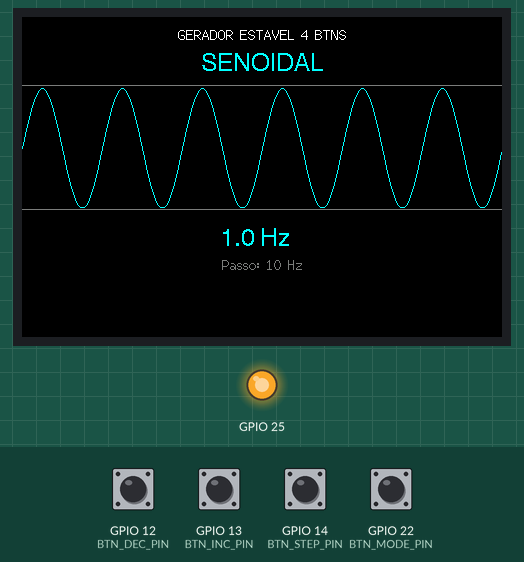
This program was run on a simulated ESP32. Parts: 480×320 colour display, output pins drawn as LEDs (lit = HIGH). The inputs (shaded band) are chosen by the test bench; at power-on: GPIO 12 (BTN_DEC_PIN), GPIO 13 (BTN_INC_PIN), GPIO 14 (BTN_STEP_PIN), GPIO 22 (BTN_MODE_PIN) HIGH.

Above: at 1.6 s.
1.7 s: GPIO 22 (BTN_MODE_PIN) pulled LOW for 0.15 s
At 3.0 s:
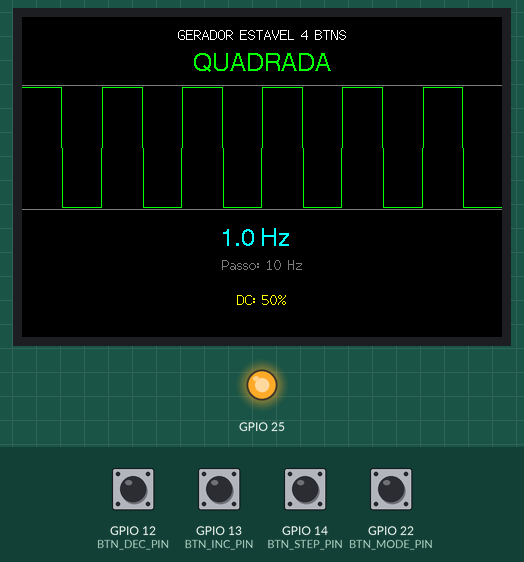
3.3 s: GPIO 22 (BTN_MODE_PIN) pulled LOW for 1 s
At 3.61 s:
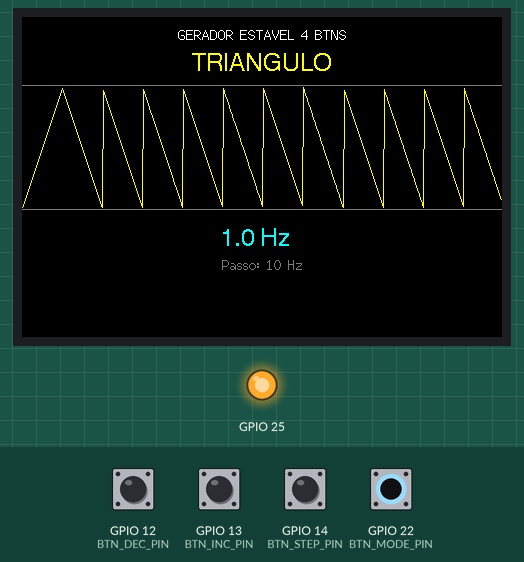
5.8 s: GPIO 12 (BTN_DEC_PIN) pulled LOW for 0.15 s
At 6.6 s:
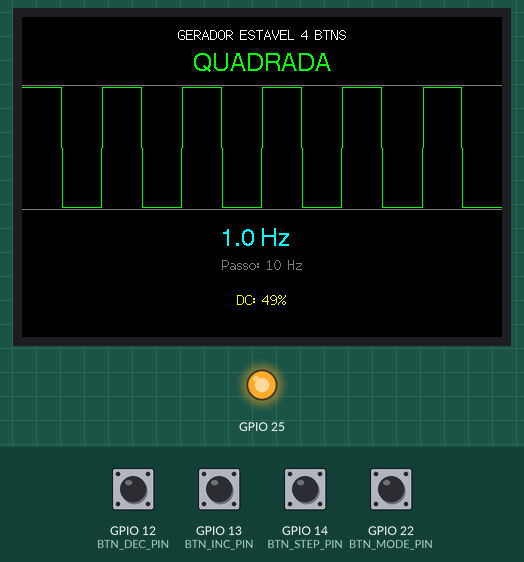
7.4 s: GPIO 13 (BTN_INC_PIN) pulled LOW for 1 s
At 11.3 s:
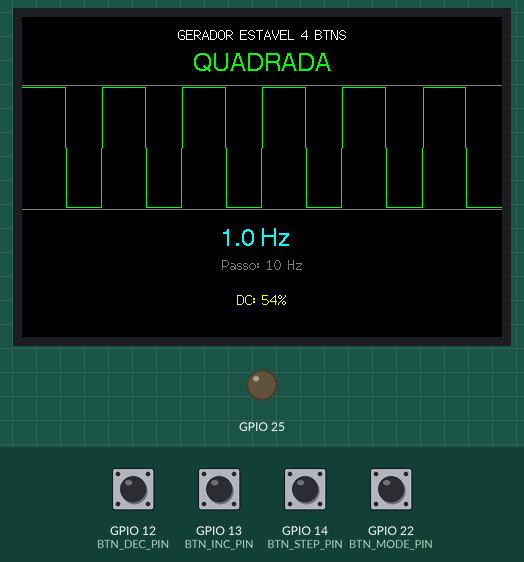
11.4 s: GPIO 14 (BTN_STEP_PIN) pulled LOW for 0.15 s
At 12.8 s:
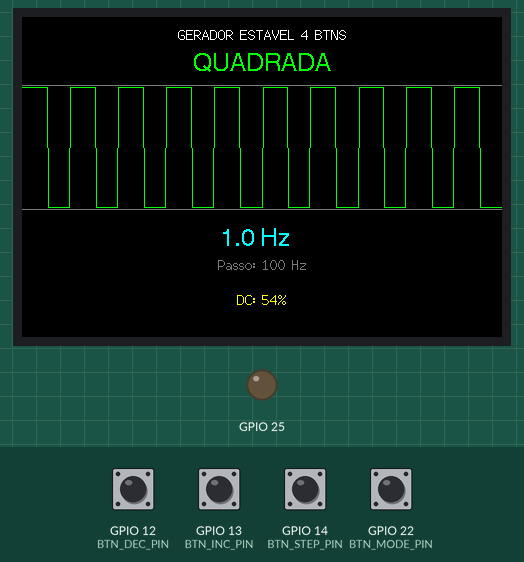
13.2 s: GPIO 22 (BTN_MODE_PIN) pulled LOW for 0.15 s
At 13.8 s:
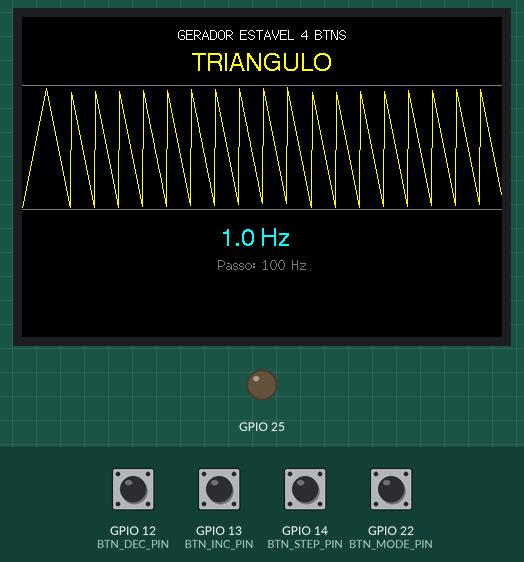
Timing chart, 0 to 17.3 s (numbered marks = the images above; inputs shaded):
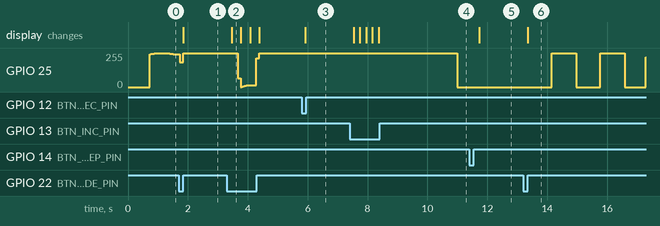

Measured:
- after the input at 1.7 s, the display: changes after 0.14 s (image 1)
- after the input at 3.3 s, the display: changes after 0.16 s (image 2)
- after the input at 5.8 s, the display: changes after 0.11 s (image 3)
- after the input at 7.4 s, GPIO 25: 255/255 → 0/255 after 3.6 s instead of 2.6 s; the display: first changes after 0.14 s (image 4 shows a later state)
- after the input at 11.4 s, the display: changes after 0.33 s (image 5)
- after the input at 13.2 s, the display: changes after 0.16 s (image 6)

The program:

main.cpp
```cpp
/*******************************************************************************
 * PROJETO: Gerador de Funções
 *
 * FUNÇÃO: SENOIDAL, QUADRADA, TRIANGULO, DENTE DE SERRA
 *
 * DESENVOLVEDOR: Osiris Silva
 *
 * CARGO: Técnico em Eletrônica
 *
 * DATA: 10/01/2026
 *
 * HARDWARE: Tela TFT - ST7796 - Resolução: 480x320
 * - Modelo: ESP WROOM 32 DEV KIT
 * - Não conjugados
 *
 * NOTAS TÉCNICAS:
 *
 * Versão 6
 *******************************************************************************/

#include <Arduino.h>
#include <TFT_eSPI.h>
#include <driver/dac.h>

// Pinos de Controle
#define BTN_MODE_PIN 22
#define BTN_INC_PIN  13
#define BTN_DEC_PIN  12
#define BTN_STEP_PIN 14
#define DAC_CHAN     DAC_CHANNEL_1
// VOLTMETER_PIN removido

TFT_eSPI tft = TFT_eSPI();

// --- VARIÁVEIS GLOBAIS ---
volatile int modoOnda = 0;
volatile float frequencia = 1.0;
volatile float dutyCycle = 50.0;
// measuredVoltage removido
float fase = 0;
String nomes[] = {"SENOIDAL", "QUADRADA", "TRIANGULO", "DENTE SERRA"};
uint16_t cores[] = {TFT_CYAN, TFT_GREEN, TFT_YELLOW, TFT_MAGENTA};

// Parâmetros de ajuste
int currentStepIndex = 1;
float freqSteps[] = {1.0, 10.0, 100.0};
const float FREQ_MIN = 5.0;
const float FREQ_MAX = 20000.0;

// Controle de Debounce/Tempo
unsigned long ultimoDebounceBtnInc = 0;
unsigned long ultimoDebounceBtnDec = 0;
unsigned long tempoPressionadoStep = 0;
unsigned long ultimoDebounceBtnMode = 0;


// Variáveis para o Gráfico
#define GRAPH_HEIGHT 120
#define GRAPH_Y_START 70


// --- FUNÇÕES DE DESENHO DA UI ---

void desenharTelaPrincipal() {
    tft.fillScreen(TFT_BLACK);
    tft.setTextColor(TFT_WHITE);
    tft.drawCentreString("GERADOR ESTAVEL 4 BTNS", 240, 10, 2);
    tft.drawFastHLine(0, GRAPH_Y_START - 2, 480, TFT_DARKGREY);
    tft.drawFastHLine(0, GRAPH_Y_START + GRAPH_HEIGHT + 2, 480, TFT_DARKGREY);
}

// NOVO: Função para desenhar a onda estática no gráfico com escala dinâmica
void desenharOndaEstatica() {
    tft.fillRect(0, GRAPH_Y_START, 480, GRAPH_HEIGHT + 2, TFT_BLACK); // Limpa o gráfico
    tft.drawFastHLine(0, GRAPH_Y_START - 2, 480, TFT_DARKGREY);
    tft.drawFastHLine(0, GRAPH_Y_START + GRAPH_HEIGHT + 2, 480, TFT_DARKGREY);

    int oldY = map(0, 0, 255, GRAPH_Y_START + GRAPH_HEIGHT, GRAPH_Y_START);

    // Define o número de ondas baseado no passo de frequência atual
    int numWaves = 3; // Padrão para 1Hz step
    if (freqSteps[currentStepIndex] == 10.0) numWaves = 6;
    else if (freqSteps[currentStepIndex] == 100.0) numWaves = 10;


    for (int x = 0; x < 480; x++) {
        // Ajusta a fase para o número de ondas dinâmico
        float faseEstatica = (TWO_PI * (float)numWaves / 480.0) * x;
        uint8_t out = 0;

        if (modoOnda == 0) out = (uint8_t)((sin(faseEstatica) + 1) * 127);
        else if (modoOnda == 1) {
            float transitionPoint = TWO_PI * (dutyCycle / 100.0);
            out = (faseEstatica < transitionPoint || (faseEstatica > TWO_PI && faseEstatica < TWO_PI + transitionPoint) || (faseEstatica > 2*TWO_PI && faseEstatica < 2*TWO_PI + transitionPoint) || (faseEstatica > 3*TWO_PI && faseEstatica < 3*TWO_PI + transitionPoint) || (faseEstatica > 4*TWO_PI && faseEstatica < 4*TWO_PI + transitionPoint) || (faseEstatica > 5*TWO_PI && faseEstatica < 5*TWO_PI + transitionPoint) || (faseEstatica > 6*TWO_PI && faseEstatica < 6*TWO_PI + transitionPoint) || (faseEstatica > 7*TWO_PI && faseEstatica < 7*TWO_PI + transitionPoint) || (faseEstatica > 8*TWO_PI && faseEstatica < 8*TWO_PI + transitionPoint) || (faseEstatica > 9*TWO_PI && faseEstatica < 9*TWO_PI + transitionPoint) ) ? 255 : 0;
        }
        else if (modoOnda == 2) out = (faseEstatica < TWO_PI / 2.0) ? (uint8_t)((faseEstatica/(TWO_PI/2.0))*255) : (uint8_t)(255-((faseEstatica-(TWO_PI/2.0))/(TWO_PI/2.0))*255);
        else if (modoOnda == 3) out = (uint8_t)((faseEstatica / TWO_PI) * 255);

        int newY = map(out, 0, 255, GRAPH_Y_START + GRAPH_HEIGHT, GRAPH_Y_START);
        if (x > 0) tft.drawLine(x - 1, oldY, x, newY, cores[modoOnda]);
        oldY = newY;
    }
}


void atualizarDadosNaTela() {
    tft.setTextPadding(400);
    tft.setTextColor(cores[modoOnda], TFT_BLACK);
    tft.drawCentreString(nomes[modoOnda], 240, 35, 4);

    tft.setTextColor(TFT_CYAN, TFT_BLACK);
    tft.drawCentreString(String(frequencia, 1) + " Hz   ", 240, 210, 4);

    tft.setTextColor(TFT_DARKGREY, TFT_BLACK);
    tft.drawCentreString("Passo: " + String((int)freqSteps[currentStepIndex]) + " Hz", 240, 240, 2);

    if (modoOnda == 1) {
        tft.setTextColor(TFT_YELLOW, TFT_BLACK);
        tft.drawCentreString("DC: " + String((int)dutyCycle) + "%", 240, 275, 2);
    } else {
        tft.fillRect(150, 270, 180, 25, TFT_BLACK);
    }

    // Voltímetro removido, limpando o espaço
    tft.fillRect(350, 300, 120, 20, TFT_BLACK);
}


// --- SETUP E LOOP PRINCIPAL ---
void setup() {
    Serial.begin(115200);
    dac_output_enable(DAC_CHAN);
    pinMode(BTN_MODE_PIN, INPUT_PULLUP);
    pinMode(BTN_INC_PIN, INPUT_PULLUP);
    pinMode(BTN_DEC_PIN, INPUT_PULLUP);
    pinMode(BTN_STEP_PIN, INPUT_PULLUP);
    tft.init();
    tft.setRotation(1);
    // analogSetAttenuation removido
    // analogRead/measuredVoltage removidos

    desenharTelaPrincipal();
    desenharOndaEstatica(); // Desenha a onda inicial de 1Hz com 3 ciclos
    atualizarDadosNaTela();
}

void loop() {
    // --- 1. GERAÇÃO DA ONDA (Roda sempre) ---
    float incremento = (frequencia * TWO_PI) / 10000.0; uint8_t out = 0;
    if (modoOnda == 0) out = (uint8_t)((sin(fase) + 1) * 127);
    else if (modoOnda == 1) { float transitionPoint = TWO_PI * (dutyCycle / 100.0); out = (fase < transitionPoint) ? 255 : 0; }
    else if (modoOnda == 2) out = (fase < TWO_PI / 2.0) ? (uint8_t)((fase/(TWO_PI/2.0))*255) : (uint8_t)(255-((fase-(TWO_PI/2.0))/(TWO_PI/2.0))*255);
    else if (modoOnda == 3) out = (uint8_t)((fase / TWO_PI) * 255);
    dac_output_voltage(DAC_CHAN, out);
    fase += incremento; if (fase >= TWO_PI) fase = 0;


    // --- 2. LEITURA DE BOTÕES ---
    static unsigned long timerUI = 0;
    if (millis() - timerUI > 100) {
        timerUI = millis(); bool atualizaTela = false; unsigned long agora = millis();
        bool atualizaGrafico = false;

        // Leitura do Voltímetro removida

        // Botão MODO (Alterna modo de onda)
        if (digitalRead(BTN_MODE_PIN) == LOW && (agora - ultimoDebounceBtnMode > 300)) {
            modoOnda = (modoOnda + 1) % 4; fase = 0; ultimoDebounceBtnMode = agora; atualizaTela = true; atualizaGrafico = true; }


        // Lógica do botão STEP (Clique Rápido vs Segurar)
        if (digitalRead(BTN_STEP_PIN) == LOW) {
            if (tempoPressionadoStep == 0) { tempoPressionadoStep = agora; }
            else if (agora - tempoPressionadoStep > 5000) {
                frequencia = 1.0;
                tempoPressionadoStep = agora;
                atualizaTela = true;
                tempoPressionadoStep = 0;
            }
        } else {
            if (tempoPressionadoStep != 0) {
                if (agora - tempoPressionadoStep < 5000) {
                    currentStepIndex = (currentStepIndex + 1) % 3;
                    atualizaTela = true;
                    atualizaGrafico = true; // NOVO: Atualiza gráfico ao mudar o passo
                }
                tempoPressionadoStep = 0;
            }
        }


        // Botão Incrementar/Decrementar
        if (digitalRead(BTN_INC_PIN) == LOW && (agora - ultimoDebounceBtnInc > 150)) {
            if(modoOnda == 1) { if(dutyCycle < 100) dutyCycle += 1; atualizaGrafico = true; }
            else { frequencia += freqSteps[currentStepIndex]; if (frequencia > FREQ_MAX) frequencia = FREQ_MAX; }
            ultimoDebounceBtnInc = agora; atualizaTela = true; }
        if (digitalRead(BTN_DEC_PIN) == LOW && (agora - ultimoDebounceBtnDec > 150)) {
            if(modoOnda == 1) { if(dutyCycle > 0) dutyCycle -= 1; atualizaGrafico = true; }
            else { frequencia -= freqSteps[currentStepIndex]; if (frequencia < FREQ_MIN) frequencia = FREQ_MIN; }
            ultimoDebounceBtnDec = agora; atualizaTela = true; }

        if (atualizaGrafico) { desenharOndaEstatica(); }
        if (atualizaTela) { atualizarDadosNaTela(); }
    }
    yield();
}
```
